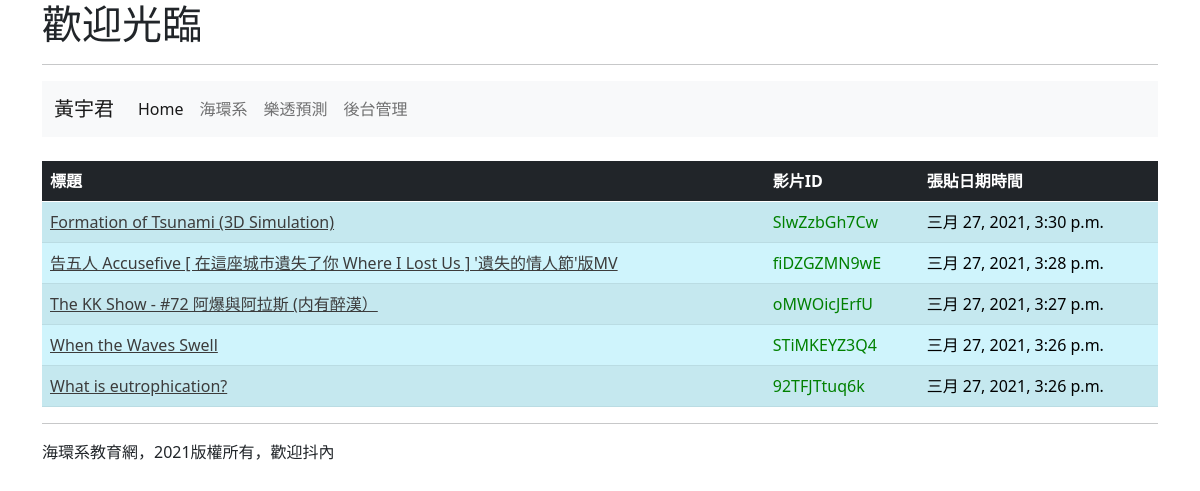
The page / on the database its author committed.
### mysite/models.py (models this page shows, shortened)
class Post(models.Model):
    title = models.CharField(max_length=200)
    vid = models.CharField(max_length=20,default="vi1CYWbyE-Q")
    pub_date = models.DateTimeField(default=timezone.now) #傳回defalt，系統時間timezone.now
    class Meta:
        ordering = ('-pub_date',) #-為遞減排序

### mysite/views.py (the view)
# urls.py: path('',views.index),  #首頁為views.index的程式
def index(request):   #定義index，完整標準，index.html放在templates裡
	posts = models.Post.objects.all() #將Post輸入的資料all全部拿出
	return render(request, "index.html", locals())

### templates/index.html (shortened to what this page needs)
<!doctype html>
<html>
  <head>
    <link href="https://cdn.jsdelivr.net/npm/bootstrap@5.0.0-beta2/dist/css/bootstrap.min.css" rel="stylesheet">
  </head>
  <body>
  	<div class="container">
    <h1>歡迎光臨</h1>
    <hr>
    <nav class="navbar navbar-expand-lg navbar-light bg-light">
    <div class="container-fluid">
    <a class="navbar-brand" href="#">黃宇君</a>
    <div class="collapse navbar-collapse" id="navbarNav">
      <ul class="navbar-nav">
        <li class="nav-item">
          <a class="nav-link active" aria-current="page" href="/">Home</a>
        </li>
        <li class="nav-item">
          <a class="nav-link" href="http://mee.nkmu.edu.tw/main.php">海環系</a>
        </li>
        <li class="nav-item">
          <a class="nav-link" href="/lotto/">樂透預測</a>
        </li>
        <li class="nav-item">
          <a class="nav-link" href="/admin/" tabindex="-1" aria-disabled="true">後台管理</a>
        </li>
      </ul>
    </div>
  </div>
</nav>
  <br>
  <table class="table table-info table-striped">
    <thead class="table-dark"><td><b>標題</b></td><td><b>影片ID</b></td><td><b>張貼日期時間</b></td></thead>
    {% for post in posts %}
    <tr>
      <td><a href='https://www.youtube.com/watch?v={{ post.vid }}' target="_blank" style="color:#3C3C3C;">{{ post.title }}</a></td>
      <td><a href='/play/{{post.id}}/' target="_blank" style="text-decoration:none;color:green;">{{ post.vid }}</a></td>
      <td>{{ post.pub_date }} </td>
    </tr>
    {% endfor %}
  </table>
    <hr>
    海環系教育網，2021版權所有，歡迎抖內
	</div>
  </body>
</html>

### rows shown on the page
Post: title "Formation of Tsunami (3D Simulation)", vid "SlwZzbGh7Cw", pub_date "三月 27, 2021, 3:30 p.m."
Post: title "告五人 Accusefive [ 在這座城市遺失了你 Where I Lost Us ] '遺失的情人節'版MV", vid "fiDZGZMN9wE", pub_date "三月 27, 2021, 3:28 p.m."
Post: title "The KK Show - #72 阿爆與阿拉斯 (内有醉漢）", vid "oMWOicJErfU", pub_date "三月 27, 2021, 3:27 p.m."
Post: title "When the Waves Swell", vid "STiMKEYZ3Q4", pub_date "三月 27, 2021, 3:26 p.m."
Post: title "What is eutrophication?", vid "92TFJTtuq6k", pub_date "三月 27, 2021, 3:26 p.m."
